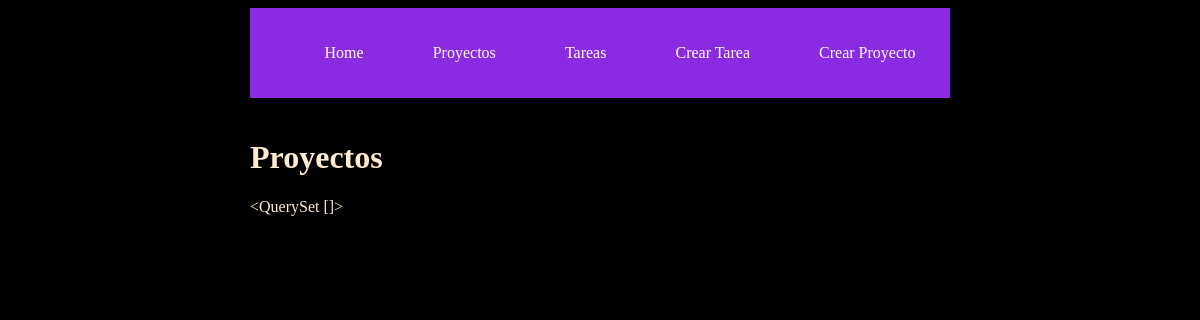
The page /proyecto on the database as committed earlier.
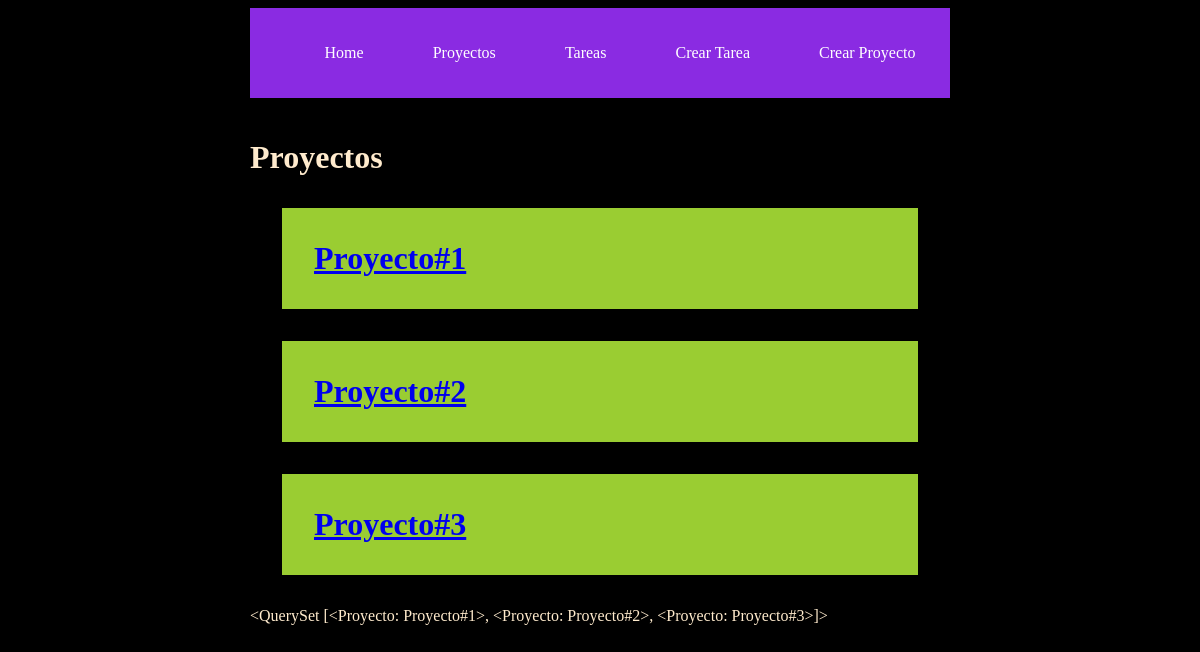
The same page on the database as committed later.
### aplicacion/models.py (models this page shows)
class Proyecto(models.Model):
    name = models.CharField(max_length=200)
    def __str__(self) -> str:
        return self.name

### aplicacion/views.py (the view)
# urls.py: path('proyecto', proyecto.as_view(), name='proyecto'),
class proyecto(View):
    def get(self, request):
        proyecto = Proyecto.objects.all()
        return render(request, 'proyecto.html', {
            'proyecto': proyecto
        })

### aplicacion/templates/proyecto.html
{% extends 'base.html' %}
{% block content %}
<h1>Proyectos</h1>
{% for proyecto in proyecto %}
<a href="{% url 'detalleproyecto' proyecto.id %}">
    <h1 class="card">{{proyecto.name}}</h1>
</a>
{% endfor %}
<p>{{proyecto}}</p>
{% endblock %}

Rows that differ between the two databases and show on the page:
added Proyecto: name "Proyecto#1", name.name "<QuerySet [<Proyecto: Proyecto#1>, <Proyecto: Proyecto#2>, <Proyecto: Proyecto#3>]>"
added Proyecto: name "Proyecto#2"
added Proyecto: name "Proyecto#3"
Other text that changed with them:
{{ proyecto }}: "<QuerySet []>" → (not shown)
